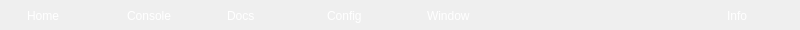
<?xml version="1.0" encoding="UTF-8"?>
<ui version="4.0">
 <class>sidemenu</class>
 <widget class="QWidget" name="sidemenu">
  <property name="geometry">
   <rect>
    <x>0</x>
    <y>0</y>
    <width>800</width>
    <height>30</height>
   </rect>
  </property>
  <property name="windowTitle">
   <string>Form</string>
  </property>
  <widget class="QWidget" name="home" native="true">
   <property name="geometry">
    <rect>
     <x>0</x>
     <y>0</y>
     <width>100</width>
     <height>30</height>
    </rect>
   </property>
   <widget class="QLabel" name="homeLabel">
    <property name="geometry">
     <rect>
      <x>5</x>
      <y>5</y>
      <width>16</width>
      <height>20</height>
     </rect>
    </property>
    <property name="text">
     <string>&lt;html&gt;&lt;head/&gt;&lt;body&gt;&lt;p align=&quot;center&quot;&gt;&lt;br/&gt;&lt;/p&gt;&lt;/body&gt;&lt;/html&gt;</string>
    </property>
   </widget>
   <widget class="QLabel" name="homeLabelText">
    <property name="geometry">
     <rect>
      <x>27</x>
      <y>6</y>
      <width>61</width>
      <height>20</height>
     </rect>
    </property>
    <property name="styleSheet">
     <string notr="true"/>
    </property>
    <property name="text">
     <string>&lt;html&gt;&lt;head/&gt;&lt;body&gt;&lt;p&gt;&lt;span style=&quot; color:#ffffff;&quot;&gt;Home&lt;/span&gt;&lt;/p&gt;&lt;/body&gt;&lt;/html&gt;</string>
    </property>
   </widget>
   <widget class="QWidget" name="homeSelect" native="true">
    <property name="geometry">
     <rect>
      <x>0</x>
      <y>29</y>
      <width>100</width>
      <height>1</height>
     </rect>
    </property>
   </widget>
  </widget>
  <widget class="QWidget" name="config" native="true">
   <property name="geometry">
    <rect>
     <x>300</x>
     <y>0</y>
     <width>100</width>
     <height>30</height>
    </rect>
   </property>
   <widget class="QLabel" name="configLabel">
    <property name="geometry">
     <rect>
      <x>5</x>
      <y>5</y>
      <width>16</width>
      <height>20</height>
     </rect>
    </property>
    <property name="text">
     <string/>
    </property>
   </widget>
   <widget class="QLabel" name="configLabelText">
    <property name="geometry">
     <rect>
      <x>27</x>
      <y>6</y>
      <width>61</width>
      <height>20</height>
     </rect>
    </property>
    <property name="text">
     <string>&lt;html&gt;&lt;head/&gt;&lt;body&gt;&lt;p&gt;&lt;span style=&quot; color:#ffffff;&quot;&gt;Config&lt;/span&gt;&lt;/p&gt;&lt;/body&gt;&lt;/html&gt;</string>
    </property>
   </widget>
   <widget class="QWidget" name="configSelect" native="true">
    <property name="geometry">
     <rect>
      <x>0</x>
      <y>29</y>
      <width>100</width>
      <height>1</height>
     </rect>
    </property>
   </widget>
  </widget>
  <widget class="QWidget" name="console" native="true">
   <property name="geometry">
    <rect>
     <x>100</x>
     <y>0</y>
     <width>100</width>
     <height>30</height>
    </rect>
   </property>
   <widget class="QLabel" name="consoleLabel">
    <property name="geometry">
     <rect>
      <x>5</x>
      <y>5</y>
      <width>16</width>
      <height>20</height>
     </rect>
    </property>
    <property name="text">
     <string>&lt;html&gt;&lt;head/&gt;&lt;body&gt;&lt;p align=&quot;center&quot;&gt;&lt;br/&gt;&lt;/p&gt;&lt;/body&gt;&lt;/html&gt;</string>
    </property>
   </widget>
   <widget class="QLabel" name="consoleLabelText">
    <property name="geometry">
     <rect>
      <x>27</x>
      <y>6</y>
      <width>61</width>
      <height>20</height>
     </rect>
    </property>
    <property name="text">
     <string>&lt;html&gt;&lt;head/&gt;&lt;body&gt;&lt;p&gt;&lt;span style=&quot; color:#ffffff;&quot;&gt;Console&lt;/span&gt;&lt;/p&gt;&lt;/body&gt;&lt;/html&gt;</string>
    </property>
   </widget>
   <widget class="QWidget" name="consoleSelect" native="true">
    <property name="geometry">
     <rect>
      <x>0</x>
      <y>29</y>
      <width>100</width>
      <height>1</height>
     </rect>
    </property>
   </widget>
  </widget>
  <widget class="QWidget" name="docs" native="true">
   <property name="geometry">
    <rect>
     <x>200</x>
     <y>0</y>
     <width>100</width>
     <height>30</height>
    </rect>
   </property>
   <widget class="QLabel" name="docsLabel">
    <property name="geometry">
     <rect>
      <x>5</x>
      <y>5</y>
      <width>16</width>
      <height>20</height>
     </rect>
    </property>
    <property name="text">
     <string>&lt;html&gt;&lt;head/&gt;&lt;body&gt;&lt;p align=&quot;center&quot;&gt;&lt;br/&gt;&lt;/p&gt;&lt;/body&gt;&lt;/html&gt;</string>
    </property>
   </widget>
   <widget class="QLabel" name="docsLabelText">
    <property name="geometry">
     <rect>
      <x>27</x>
      <y>6</y>
      <width>61</width>
      <height>20</height>
     </rect>
    </property>
    <property name="text">
     <string>&lt;html&gt;&lt;head/&gt;&lt;body&gt;&lt;p&gt;&lt;span style=&quot; color:#ffffff;&quot;&gt;Docs&lt;/span&gt;&lt;/p&gt;&lt;/body&gt;&lt;/html&gt;</string>
    </property>
   </widget>
   <widget class="QWidget" name="docsSelect" native="true">
    <property name="geometry">
     <rect>
      <x>0</x>
      <y>29</y>
      <width>100</width>
      <height>1</height>
     </rect>
    </property>
   </widget>
  </widget>
  <widget class="QWidget" name="window" native="true">
   <property name="geometry">
    <rect>
     <x>400</x>
     <y>0</y>
     <width>100</width>
     <height>30</height>
    </rect>
   </property>
   <widget class="QLabel" name="windowLabel">
    <property name="geometry">
     <rect>
      <x>5</x>
      <y>5</y>
      <width>16</width>
      <height>20</height>
     </rect>
    </property>
    <property name="text">
     <string>&lt;html&gt;&lt;head/&gt;&lt;body&gt;&lt;p align=&quot;center&quot;&gt;&lt;br/&gt;&lt;/p&gt;&lt;/body&gt;&lt;/html&gt;</string>
    </property>
   </widget>
   <widget class="QLabel" name="windowLabelText">
    <property name="geometry">
     <rect>
      <x>27</x>
      <y>6</y>
      <width>61</width>
      <height>20</height>
     </rect>
    </property>
    <property name="text">
     <string>&lt;html&gt;&lt;head/&gt;&lt;body&gt;&lt;p&gt;&lt;span style=&quot; color:#ffffff;&quot;&gt;Window&lt;/span&gt;&lt;/p&gt;&lt;/body&gt;&lt;/html&gt;</string>
    </property>
   </widget>
   <widget class="QWidget" name="windowSelect" native="true">
    <property name="geometry">
     <rect>
      <x>0</x>
      <y>29</y>
      <width>100</width>
      <height>1</height>
     </rect>
    </property>
   </widget>
  </widget>
  <widget class="QWidget" name="info" native="true">
   <property name="geometry">
    <rect>
     <x>700</x>
     <y>0</y>
     <width>100</width>
     <height>30</height>
    </rect>
   </property>
   <widget class="QLabel" name="infoLabel">
    <property name="geometry">
     <rect>
      <x>5</x>
      <y>5</y>
      <width>16</width>
      <height>20</height>
     </rect>
    </property>
    <property name="text">
     <string>&lt;html&gt;&lt;head/&gt;&lt;body&gt;&lt;p align=&quot;center&quot;&gt;&lt;br/&gt;&lt;/p&gt;&lt;/body&gt;&lt;/html&gt;</string>
    </property>
   </widget>
   <widget class="QLabel" name="infoLabelText">
    <property name="geometry">
     <rect>
      <x>27</x>
      <y>6</y>
      <width>61</width>
      <height>20</height>
     </rect>
    </property>
    <property name="text">
     <string>&lt;html&gt;&lt;head/&gt;&lt;body&gt;&lt;p&gt;&lt;span style=&quot; color:#ffffff;&quot;&gt;Info&lt;/span&gt;&lt;/p&gt;&lt;/body&gt;&lt;/html&gt;</string>
    </property>
   </widget>
   <widget class="QWidget" name="infoSelect" native="true">
    <property name="geometry">
     <rect>
      <x>0</x>
      <y>29</y>
      <width>100</width>
      <height>1</height>
     </rect>
    </property>
   </widget>
  </widget>
  <zorder>config</zorder>
  <zorder>home</zorder>
  <zorder>console</zorder>
  <zorder>docs</zorder>
  <zorder>window</zorder>
  <zorder>info</zorder>
 </widget>
 <resources/>
 <connections/>
</ui>
